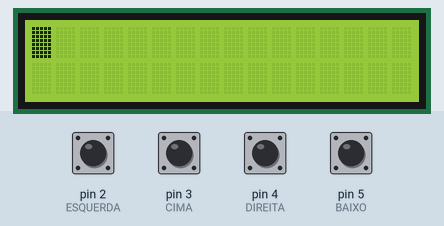
Simulated run of this program. Board: Arduino Uno, built with avr-gcc and run on an emulated ATmega328P. Parts: 16×2 character LCD. Inputs (shaded band) come from the test bench; at power-on: pin 2 (ESQUERDA), pin 3 (CIMA), pin 4 (DIREITA), pin 5 (BAIXO) HIGH.

Above: at 1.2 s.
1.3 s: pin 3 (CIMA) pulled LOW for 0.15 s
2.9 s: pin 3 (CIMA) pulled LOW for 1 s
5.4 s: pin 3 (CIMA) pulled LOW for 0.15 s
7.0 s: pin 3 (CIMA) pulled LOW for 0.15 s
8.6 s: pin 3 (CIMA) pulled LOW for 1 s
11.1 s: pin 3 (CIMA) pulled LOW for 0.15 s
Timing chart, 0 to 13.7 s (numbered marks = the images above; inputs shaded):
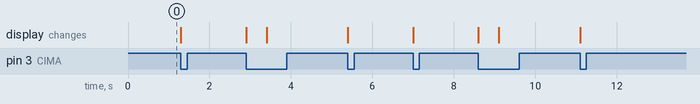

The program:

main.cpp
```cpp
#include <Arduino.h>

#include <LiquidCrystal.h>

#define ESQUERDA 2
#define CIMA 3
#define DIREITA 4
#define BAIXO 5

int letraAtual = 65;
int coluna = 0;
int linha = 0;

// LiquidCrystal lcd(RS, E, D4, D5, D6, D7)
LiquidCrystal lcd(6, 7, 8, 9, 10, 11);

void setup() {

  pinMode(CIMA, INPUT_PULLUP);
  pinMode(BAIXO, INPUT_PULLUP);
  pinMode(DIREITA, INPUT_PULLUP);
  pinMode(ESQUERDA, INPUT_PULLUP);

  // lcd.begin(Colunas, Linhas)
  lcd.begin(16, 2);

  lcd.blink();
  lcd.write(letraAtual);
  lcd.setCursor(coluna, linha);
}

void paraCima() {
  if (letraAtual < 90) {
    letraAtual++;
  }
  lcd.write(letraAtual);
  lcd.setCursor(coluna % 16, linha);
}

void paraBaixo() {
  if (letraAtual > 65) {
    letraAtual--;
  }
  lcd.write(letraAtual);
  lcd.setCursor(coluna % 16, linha);
}

void loop() {

  while ( digitalRead(CIMA) == 0 ) {
    paraCima();
    delay(500);
  }

  while ( digitalRead(BAIXO) == 0 ) {
    paraBaixo();
    delay(500);
  }

  while ( digitalRead(DIREITA) == 0 ) {
    coluna++;
    if (coluna > 15) {
      linha = 1;
    }
    lcd.setCursor(coluna % 16, linha);
    delay(500);
  }

  while ( digitalRead(ESQUERDA) == 0 ) {
    if (coluna > 0) {
      coluna--;
    }
    if (coluna < 16) {
      linha = 0;
    }
    lcd.setCursor(coluna % 16, linha);
    delay(500);
  }
}
```
